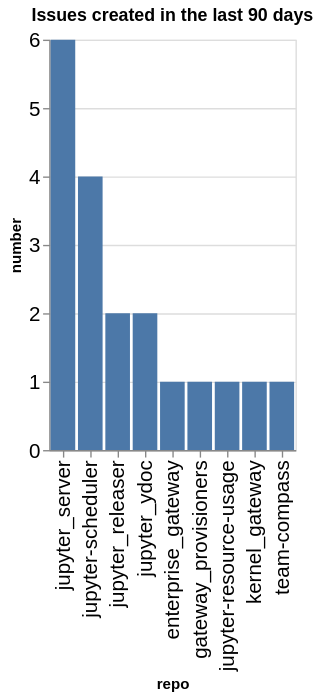

Notebook cell for this chart:
### Code cell
created_counts = created.groupby(['org', 'repo']).count()['number'].reset_index()
created_counts['org/repo'] = created_counts.apply(lambda a: a['org'] + '/' + a['repo'], axis=1)
sorted_vals = created_counts.sort_values(['org', 'number'], ascending=False)['repo'].values
alt.Chart(data=created_counts, title=f"Issues created in the last {n_days} days").mark_bar().encode(
    x=alt.X('repo', sort=alt.Sort(sorted_vals.tolist())),
    y='number',
)

### Figure 1 — Vega-Lite specification as saved in the notebook (floating-point values rounded to 4 significant figures)
{"config": {"axisLeft": {"labelFontSize": 15}, "axisBottom": {"labelFontSize": 15}}, "data": {"name": "data-b2b5192b67302b6f32f9f2469a8fd600"}, "mark": {"type": "bar"}, "encoding": {"x": {"field": "repo", "sort": ["jupyter_server", "jupyter-scheduler", "jupyter_releaser", "jupyter_ydoc", "enterprise_gateway", "gateway_provisioners", "jupyter-resource-usage", "kernel_gateway", "team-compass"], "type": "nominal"}, "y": {"field": "number", "type": "quantitative"}}, "title": "Issues created in the last 90 days", "$schema": "https://vega.github.io/schema/vega-lite/v5.20.1.json", "datasets": {"data-b2b5192b67302b6f32f9f2469a8fd600": [{"org": "jupyter-server", "repo": "enterprise_gateway", "number": 1, "org/repo": "jupyter-server/enterprise_gateway"}, {"org": "jupyter-server", "repo": "gateway_provisioners", "number": 1, "org/repo": "jupyter-server/gateway_provisioners"}, {"org": "jupyter-server", "repo": "jupyter-resource-usage", "number": 1, "org/repo": "jupyter-server/jupyter-resource-usage"}, {"org": "jupyter-server", "repo": "jupyter-scheduler", "number": 4, "org/repo": "jupyter-server/jupyter-scheduler"}, {"org": "jupyter-server", "repo": "jupyter_releaser", "number": 2, "org/repo": "jupyter-server/jupyter_releaser"}, {"org": "jupyter-server", "repo": "jupyter_server", "number": 6, "org/repo": "jupyter-server/jupyter_server"}, {"org": "jupyter-server", "repo": "jupyter_ydoc", "number": 2, "org/repo": "jupyter-server/jupyter_ydoc"}, {"org": "jupyter-server", "repo": "kernel_gateway", "number": 1, "org/repo": "jupyter-server/kernel_gateway"}, {"org": "jupyter-server", "repo": "team-compass", "number": 1, "org/repo": "jupyter-server/team-compass"}]}}
